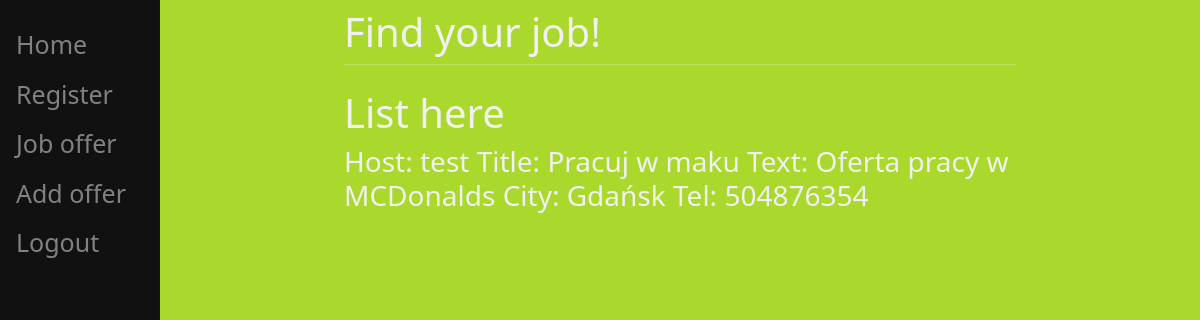
The app's page /offer/ (signed in), older data.
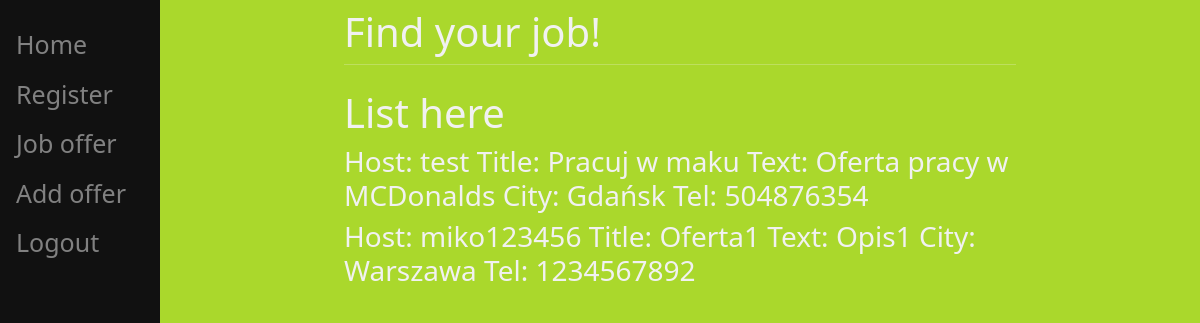
The same page, newer data.
### SZO/models.py (models this page shows, shortened)
class JobOffer(models.Model):
    user = models.ForeignKey(User, on_delete=models.CASCADE)
    title = models.CharField(max_length=40)
    text = models.CharField(max_length=1000)
    city = models.CharField(max_length=100, default='Warszawa')
    tel_number = models.IntegerField(default=000000000)
    def getText(self):
        return self.text
    def getTitle(self):
        return self.title
    def getCity(self):
        return self.city
    def getTel(self):
        return self.tel_number
    def getUser(self):
        return self.user

### SZO/views.py (the view)
# urls.py: path("offer/", views.offer, name="offer"),
def offer(response):
    offers = JobOffer.objects.all()
    return render(response, "SZO/offer.html", {"offers": offers})

### SZO/templates/SZO/offer.html (shortened to what this page needs)
{% extends 'SZO/base.html' %}
{% block content %}
{% if user.is_authenticated %}
    <h1>List here</h1>
    {% for offer in offers %}
        <div name="jobOffer">
            <h3>Host: {{ offer.getUser }} Title: {{ offer.getTitle }} Text: {{ offer.getText }} City: {{ offer.getCity }} Tel: {{ offer.getTel }}</h3>
        </div>
    {% endfor %}
{% else %}
    <h1>Access denied</h1>
{% endif %}
{% endblock %}

### SZO/templates/SZO/base.html (shortened to what this page needs)
<!DOCTYPE html>
<html lang="en">
<head>
    <link href="https://cdn.jsdelivr.net/npm/bootstrap@5.1.3/dist/css/bootstrap.min.css" rel="stylesheet"
>
</head>
<body>
<div class="sidenav">
    <a href="/">Home</a>
    <a href="/register">Register</a>
{% if user.is_authenticated %}
    <a href="/offer">Job offer</a>
    {% if user.groups.all.0.name == 'host' %}
        <a href="/addOffer">Add offer</a>
    {% endif %}
    <a href="/logout">Logout</a>
{% else %}
    <a href="/login">Login</a>
{% endif %}
</div>
<div id="content" name="content"  class="main">
    <div class="row justify-content-center">
        <div class="col-8">
            <h1 class="mt-2">Find your job!</h1>
            <hr class="mt-0 mb-4">
            {% block content %}
            {% endblock %}
        </div>
    </div>
</div>
</body>
</html>

### SZO/templates/SZO/base.html (style rules this page uses)
html, .main { background-color: rgb(170, 216, 44); color: #f1f1f1; }
.sidenav { height: 100%; width: 160px; position: fixed; z-index: 1; top: 0; left: 0; background-color: #111; overflow-x: hidden; padding-top: 20px; }
.sidenav a { padding: 6px 8px 6px 16px; text-decoration: none; color: #818181; display: block; font-size: 25px; }
.main { margin-left: 160px; padding: 0px 10px; }

Row changes from the older to the newer data that the page shows:
added JobOffer: getUser "miko123456", getTitle "Oferta1", getText "Opis1", getCity "Warszawa", getTel "1234567892"
